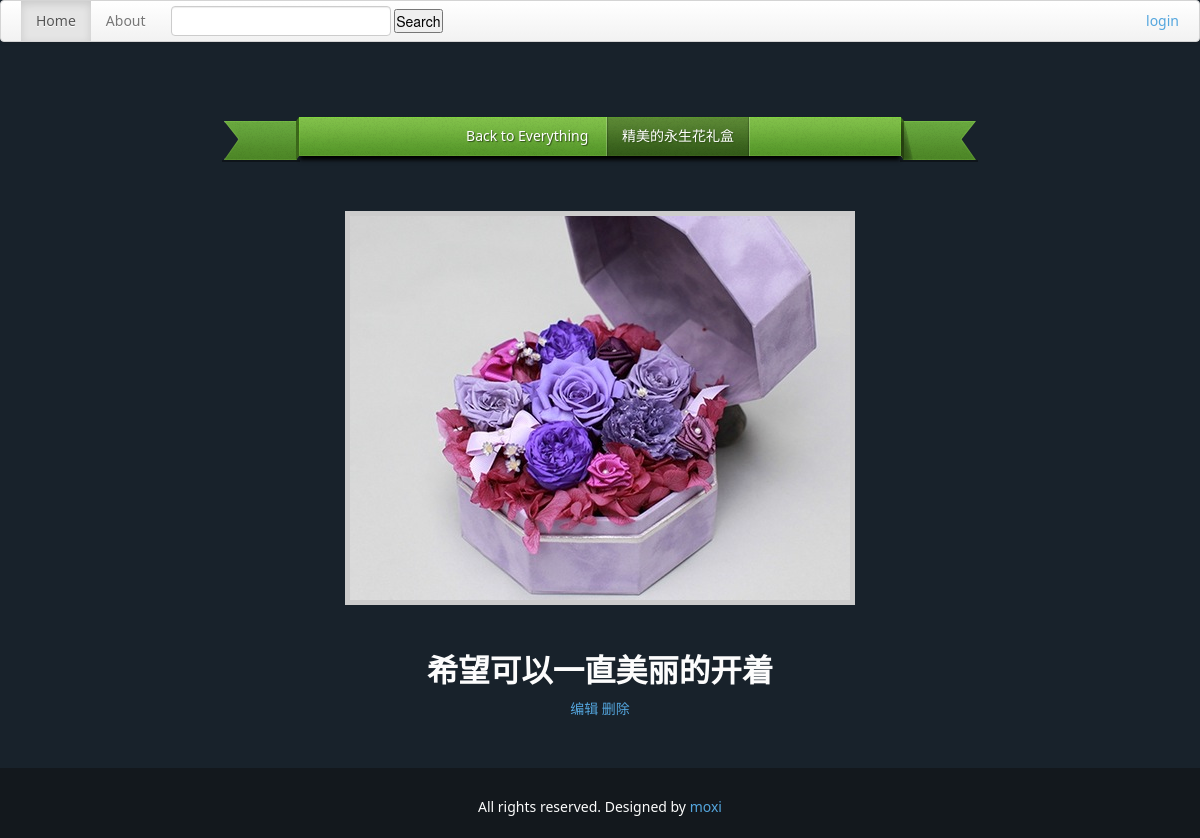
The app's page /wish/2 with its own data.
### blog/models.py (models this page shows, shortened)
class Blog(models.Model):
    title = models.CharField(max_length=255)
    body_text = models.CharField(max_length=1024)
    image = models.ImageField(upload_to='photos', blank=True,null=True)

### blog/views.py (the view)
# urls.py: url(r'^wish/(?P<entry_id>\d+)$', 'blog.views.wish'),
def wish(request, entry_id):
    entry = Blog.objects.get(id=entry_id)
    return render(request, 'blog/wish.html', {'entry': entry})

### templates/blog/wish.html (shortened to what this page needs)
{% extends "blog/wish_layout.html" %}
{% block mytitle %}
    <link rel="stylesheet" href="/static/bootstrap/css/bootstrap.min.css" media="screen">
{% endblock %}
{% block mybody %}
    <div class="navbar">
      <div class="navbar-inner">
        <div class="container">
          <div class="nav-collapse collapse">
            <p class="navbar-text pull-right">
            {% if not user.is_authenticated %}
              <a href="/accounts/login/">login</a>
            {% else %}
              <a href="/logout/">logout</a>
            {% endif %}
            </p>
            <ul class="nav">
              <li class="active"><a href="/">Home</a></li>
              <li ><a href="#">About</a></li>
            </ul>
            <form class="navbar-form" action="#" method= "post" name= "search">
              <input type=text name=query_word>
              <input type=submit value=Search>
            </form>
          </div>
        </div>
      </div>
    </div>
    <section id="wish_content">
    	<nav id="filter">
            <a href="/" class="">Back to Everything</a>
            <a href="#" class="active">{{entry.title}}</a>
        </nav>
        <div class="wish_title_image">
            <img src='{{ entry.image.url }}'>
        </div>
        <div>
        	<h2>
        		{{ entry.body_text }}
        	</h2>
        </div>
        <div>
        	<span><a href="/entry/{{entry.id}}/edit">编辑</a>    <a href="/entry/{{entry.id}}/delete">删除</a></span>
        </div>
    </section>
{% endblock %}

### blog/static/wish/css/styles.css (style rules this page uses)
* { margin:0; padding:0; }
html { background: url('../img/bg_tile.jpg') #18222b; }
body { color:#fcfcfc; font:14px/1.3 'Segoe UI',Arial, sans-serif; background:url('../img/bg_center.jpg') center 240px no-repeat; }
a, a:visited { text-decoration:none; outline:none; color:#54a6de; }
#filter { background: url("../img/bar.png") repeat-x 0 -94px; display: block; height: 39px; margin: 55px auto; position: relative; width: 600px; text-align:center; -moz-box-shadow:0 4px 4px #000; -webkit-box-shadow:0 4px 4px #000; box-shadow:0 4px 4px #000; }
#filter:before, #filter:after { background: url("../img/bar.png") no-repeat; height: 43px; position: absolute; top: 0; width: 78px; content: ''; -moz-box-shadow:0 2px 0 rgba(0,0,0,0.4); -webkit-box-shadow:0 2px 0 rgba(0,0,0,0.4); box-shadow:0 2px 0 rgba(0,0,0,0.4); }
#filter:before { background-position: 0 -47px; left: -78px; }
#filter:after { background-position: 0 0; right: -78px; }
#filter a { color: #FFFFFF; display: inline-block; height: 39px; line-height: 37px; padding: 0 15px; text-shadow:1px 1px 1px #315218; }
#filter a.active { background: url("../img/bar.png") repeat-x 0 -138px; box-shadow: 1px 0 0 rgba(255, 255, 255, 0.2), -1px 0 0 rgba(255, 255, 255, 0.2), 1px 0 1px rgba(0,0,0,0.2) inset, -1px 0 1px rgba(0,0,0,0.2) inset; }
#wish_content { text-align: center; display:block; overflow:hidden; width: 830px; margin:0 auto; margin-bottom: 120px; }
.wish_title_image img { border: 5px solid #ccc; margin-bottom: 35px; position: relative; }

### records on screen
Blog: title "精美的永生花礼盒", image (picture), body_text "希望可以一直美丽的开着"
